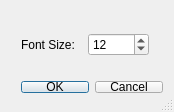
<?xml version="1.0" encoding="UTF-8"?>
<ui version="4.0">
<comment> Begin CVS Header </comment>
<comment>   $Source: /fs/turing/cvs/copasi_dev/copasi/layoutUI/FontChooser.ui,v $ </comment>
<comment>   $Revision: 1.2 $ </comment>
<comment>   $Name: Build-33 $ </comment>
<comment>   $Author: gauges $ </comment>
<comment>   $Date: 2010/02/02 16:45:22 $ </comment>
<comment> End CVS Header </comment>

<comment> Copyright (C) 2008 by Pedro Mendes, Virginia Tech Intellectual </comment>
<comment> Properties, Inc., EML Research, gGmbH, University of Heidelberg, </comment>
<comment> and The University of Manchester. </comment>
<comment> All rights reserved. </comment>

 <comment> All rights reserved. </comment>
 <class>FontChooser</class>
 <widget class="QDialog" name="FontChooser">
  <property name="geometry">
   <rect>
    <x>0</x>
    <y>0</y>
    <width>174</width>
    <height>112</height>
   </rect>
  </property>
  <property name="windowTitle">
   <string>FontChooser</string>
  </property>
  <property name="sizeGripEnabled">
   <bool>true</bool>
  </property>
  <widget class="QWidget" name="Layout1">
   <property name="geometry">
    <rect>
     <x>10</x>
     <y>70</y>
     <width>164</width>
     <height>34</height>
    </rect>
   </property>
   <layout class="QHBoxLayout">
    <item>
     <widget class="QPushButton" name="buttonOk">
      <property name="text">
       <string>&amp;OK</string>
      </property>
      <property name="shortcut">
       <string/>
      </property>
      <property name="autoDefault">
       <bool>true</bool>
      </property>
      <property name="default">
       <bool>true</bool>
      </property>
     </widget>
    </item>
    <item>
     <widget class="QPushButton" name="buttonCancel">
      <property name="text">
       <string>&amp;Cancel</string>
      </property>
      <property name="shortcut">
       <string/>
      </property>
      <property name="autoDefault">
       <bool>true</bool>
      </property>
     </widget>
    </item>
   </layout>
  </widget>
  <widget class="QWidget" name="layout3">
   <property name="geometry">
    <rect>
     <x>10</x>
     <y>20</y>
     <width>150</width>
     <height>50</height>
    </rect>
   </property>
   <layout class="QHBoxLayout">
    <item>
     <widget class="QLabel" name="textLabel1">
      <property name="text">
       <string>Font Size: </string>
      </property>
      <property name="wordWrap">
       <bool>false</bool>
      </property>
     </widget>
    </item>
    <item>
     <widget class="QSpinBox" name="spinBox1">
      <property name="minimum">
       <number>5</number>
      </property>
      <property name="maximum">
       <number>250</number>
      </property>
      <property name="value">
       <number>12</number>
      </property>
     </widget>
    </item>
   </layout>
  </widget>
 </widget>
 <layoutdefault spacing="6" margin="11"/>
 <pixmapfunction>qPixmapFromMimeSource</pixmapfunction>
 <resources/>
 <connections>
  <connection>
   <sender>buttonOk</sender>
   <signal>clicked()</signal>
   <receiver>FontChooser</receiver>
   <slot>accept()</slot>
   <hints>
    <hint type="sourcelabel">
     <x>20</x>
     <y>20</y>
    </hint>
    <hint type="destinationlabel">
     <x>20</x>
     <y>20</y>
    </hint>
   </hints>
  </connection>
  <connection>
   <sender>buttonCancel</sender>
   <signal>clicked()</signal>
   <receiver>FontChooser</receiver>
   <slot>reject()</slot>
   <hints>
    <hint type="sourcelabel">
     <x>20</x>
     <y>20</y>
    </hint>
    <hint type="destinationlabel">
     <x>20</x>
     <y>20</y>
    </hint>
   </hints>
  </connection>
  <connection>
   <sender>spinBox1</sender>
   <signal>valueChanged(int)</signal>
   <receiver>FontChooser</receiver>
   <slot>changeFontSize()</slot>
   <hints>
    <hint type="sourcelabel">
     <x>20</x>
     <y>20</y>
    </hint>
    <hint type="destinationlabel">
     <x>20</x>
     <y>20</y>
    </hint>
   </hints>
  </connection>
 </connections>
</ui>
